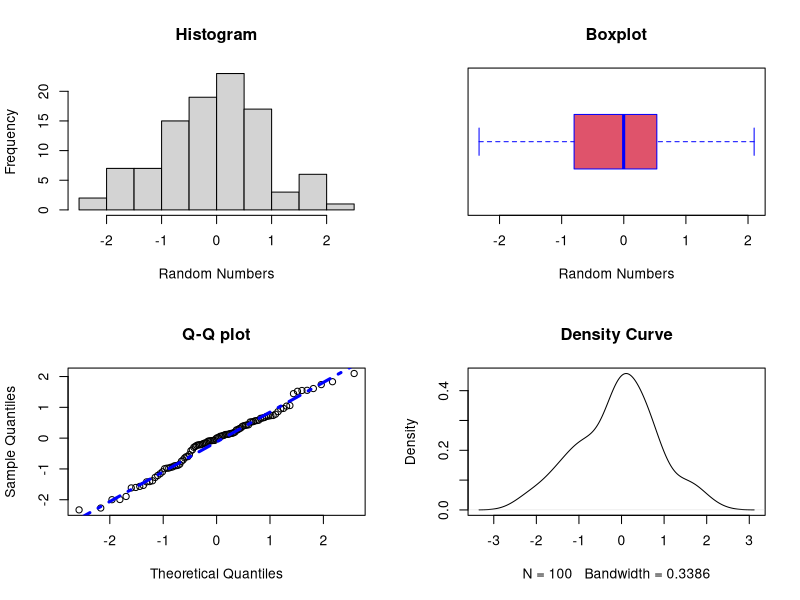
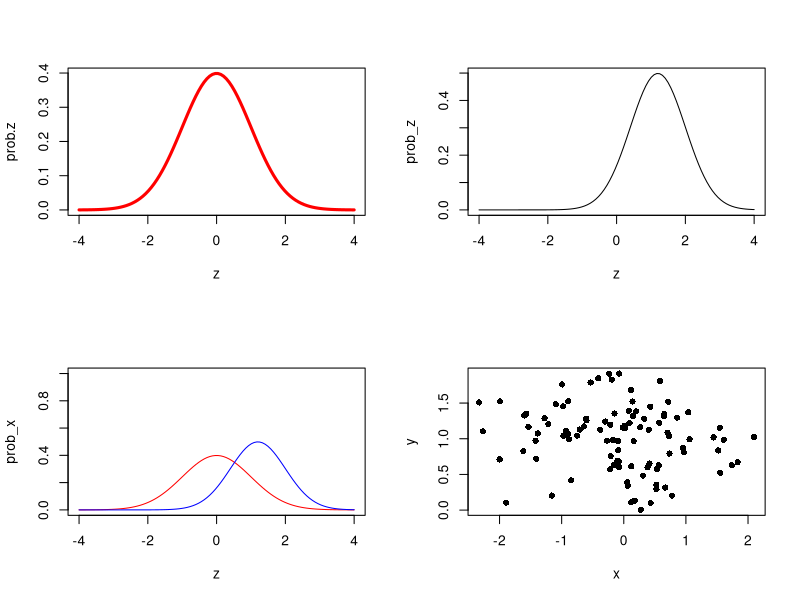
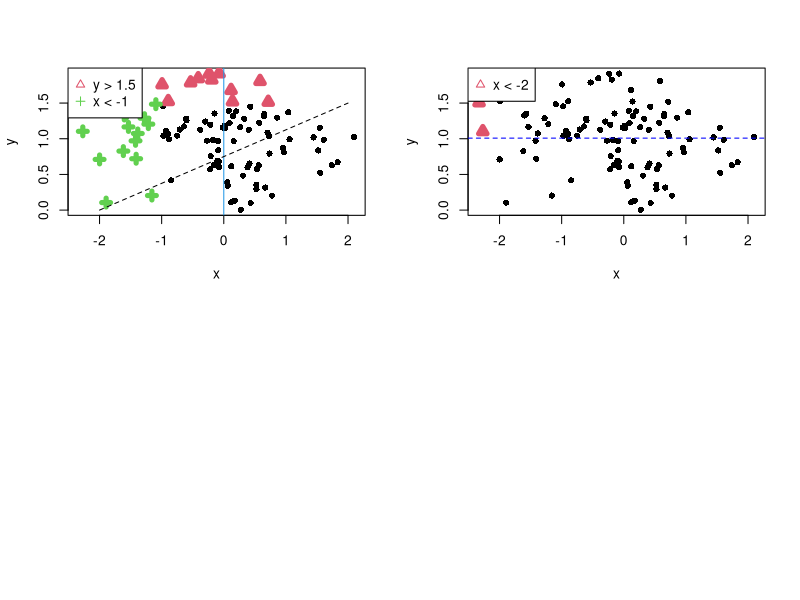

Recreate these plots in R, in order.
## ---- chunk 1
# generate random normals
set.seed(167) # feel free to change 167 to your lucky number
x <- rnorm(100) # use <- for assignment instead of =
## ---- chunk 2
par(mfrow=c(2,2)) # 2-by-2 layout

# subfigure #1
hist(x, xlab="Random Numbers", main="Histogram")

# subfigure #2
boxplot(x, horizontal=T, col=2, border="blue", xlab="Random Numbers", main="Boxplot")

# subfigure #3
qqnorm(x, main="Q-Q plot")
qqline(x,lwd=3, lty=4, col="blue")

# subfigure #4
plot(density(x), main="Density Curve")
## ---- chunk 3
z <- seq(-4, 4, length=100)
z

prob.z <- dnorm(z) # calculate the standard normal densities 
prob.z

plot(z, prob.z, lwd=3, col="red", type="l") # draw the theoretical normal curve
## ---- chunk 4
# INSERT_YOUR_ANSWER
prob_z <- dnorm(z, mean = 1.2, 0.8) #get values of the dnorm from -4 to 4 with mean 1.2 and sd = 0.8
plot(z,prob_z, type = "l") # plot density function 

## ---- chunk 5
# INSERT_YOUR_ANSWER
prob_x <- dnorm(z, mean = 0, 1) # get dnorm values for mean = 0 and sd = 1
prob_y <- dnorm(z, mean = 1.2, 0.8) # get dnorm values for mean = 1.2 and sd = 0.8
plot(z, prob_x, col = "red", ylim = c(0,1), type = "l") # plot the first density curve color red
lines(z, prob_y, col = "blue") # plot the second density curve color blue
## ---- chunk 6
y <- rnorm(n=100, mean=1, sd=.5)
plot(x,y, pch=16)
## ---- chunk 7
plot(x, y, pch=16)
points(x[y > 1.5], y[y > 1.5], col=2, pch=2, lwd=5)
points(x[x < -1], y[x < -1], col=3, pch=3, lwd=5) # do not write as x[x<-1]
legend("topleft", legend=c("y > 1.5","x < -1"), col=c(2,3), pch=c(2,3))
abline(v=0, col=4)
lines(x=c(-2,2), y=c(0,1.5), lty=2)
## ---- chunk 8
plot(x,y, pch=16)
y.bar <- mean(y) # it does not necessarily equal to 1.0
# INSERT_YOUR_ANSWER
points(x[x < -2], y[x < -2], col=2, pch=2, lwd=5) # plot x and y values of which x < -2, red triangles
abline(h = y.bar, lty = 2, col = "blue") # draw a blue dashed line at y.bar
legend("topleft", legend="x < -2", col=2, pch=2) # make a legend that says red triangles are for values with x < -2
